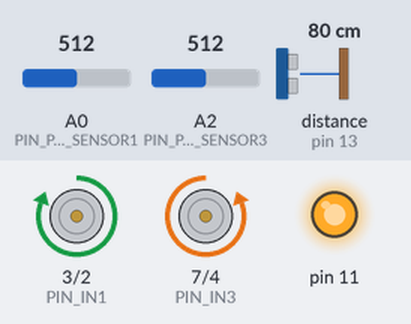
A sketch run on a simulated Arduino Uno, built with avr-gcc and run on an emulated ATmega328P. Shown: motor-driver pin pairs drawn as motors (green arrow = first pin HIGH = forward, orange = second pin HIGH = backward, longer = more drive, scaled by the enable pin), output pins drawn as LEDs (lit = HIGH). The test bench sets the inputs (shaded band); at power-on: A0 (PIN_PHOTO_SENSOR1) = 512, distance to the obstacle (sensor on pin 13) 80 cm, A2 (PIN_PHOTO_SENSOR3) = 512.

Above: at 1.2 s.
1.3 s: A0 (PIN_PHOTO_SENSOR1) set to 312
2.8 s: A0 (PIN_PHOTO_SENSOR1) set to 284
At 3.2 s:
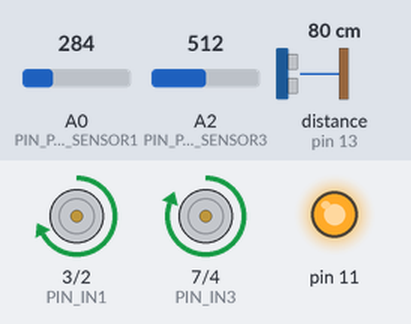
5.8 s: distance to the obstacle (sensor on pin 13) set to 64 cm
8.8 s: distance to the obstacle (sensor on pin 13) set to 56 cm
11.8 s: A2 (PIN_PHOTO_SENSOR3) set to 105
14.8 s: A2 (PIN_PHOTO_SENSOR3) set to 91
At 16.3 s:
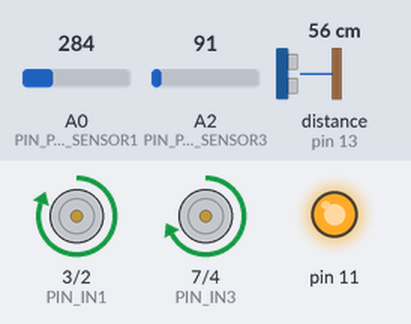
Timing chart, 0 to 18.8 s (numbered marks = the images above; inputs shaded):
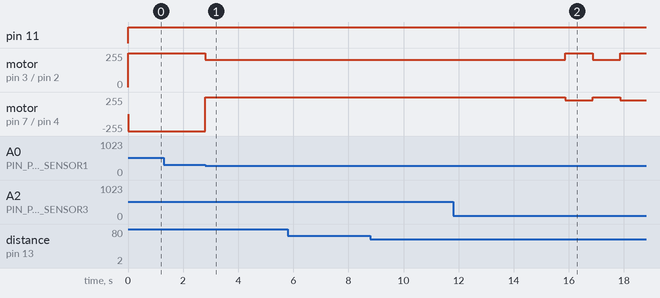

Measured:
- the behaviour switches between 300 and 299 on A0 (PIN_PHOTO_SENSOR1) (found by bisection; images 0 and 1)
- the behaviour switches between 100 and 99 on A2 (PIN_PHOTO_SENSOR3) (found by bisection; images 1 and 2)
- after the input at 1.3 s, every drawn part: stays the same
- after the input at 2.8 s, motor on pin 3 (PIN_IN1) / pin 2 (PIN_IN2): forward 255/255 → forward 205/255 at once; motor on pin 7 (PIN_IN3) / pin 4 (PIN_IN4): backward 255/255 → forward 255/255 at once
- after the input at 14.8 s, motor on pin 3 (PIN_IN1) / pin 2 (PIN_IN2): forward 205/255 → forward 255/255 after 1.1 s, → forward 205/255 1.0 s later, → forward 255/255 1.0 s later; motor on pin 7 (PIN_IN3) / pin 4 (PIN_IN4): forward 255/255 → forward 205/255 after 1.1 s, → forward 255/255 1.0 s later, → forward 205/255 1.0 s later

The sketch:

SUMO.ino
```cpp
#include <Ultrasonic.h>
#define PIN_PHOTO_SENSOR1 A0
#define PIN_PHOTO_SENSOR3 A2
#define PIN_ENA 6      // Вывод управления скоростью вращения мотора №1
#define PIN_ENB 5      // Вывод управления скоростью вращения мотора №2
#define PIN_IN1 3      // Вывод управления направлением вращения мотора №1
#define PIN_IN2 2      // Вывод управления направлением вращения мотора №1
#define PIN_IN3 7      // Вывод управления направлением вращения мотора №2
#define PIN_IN4 4      // Вывод управления направлением вращения мотора №2
uint8_t power = 255;   // Значение ШИМ (или скорости движения)
uint8_t power1 = 255;  // Значение ШИМ (или скорости врашения)
Ultrasonic ultrasonic(12, 13);
int distance;
int sensor1 = 300;  //срабатывание первого сенсора 700
int sensor3 =100;  //срабатывниие третьего сенсора 300
void setup() {
  pinMode(11, OUTPUT);
  Serial.begin(9600);
  // Установка всех управляющих пинов в режим выхода
  pinMode(PIN_ENA, OUTPUT);
  pinMode(PIN_ENB, OUTPUT);
  pinMode(PIN_IN1, OUTPUT);
  pinMode(PIN_IN2, OUTPUT);
  pinMode(PIN_IN3, OUTPUT);
  pinMode(PIN_IN4, OUTPUT);
  // Команда остановки двум моторам
}
void loop() {
  digitalWrite(11, HIGH);
  int sen1 = analogRead(PIN_PHOTO_SENSOR1);
  int sen3 = analogRead(PIN_PHOTO_SENSOR3);
  distance = ultrasonic.read();
  if (sen1 < sensor1) {                // Первый датчик (фоторезистор)
    analogWrite(PIN_ENA, power - 50);       // Устанавливаем скорость 1-го мотора
    analogWrite(PIN_ENB, power);            // Устанавливаем скорость 2-го мотора
    // Задаём направление для 1-го мотора
    digitalWrite(PIN_IN1, HIGH);
    digitalWrite(PIN_IN2, LOW);
    // Задаём направление для 2-го мотора
    digitalWrite(PIN_IN3, HIGH);
    digitalWrite(PIN_IN4, LOW);
    delay(1000);
  }
  if (sen3 < sensor3) {                // Второй датчик (фоторезистор)
    analogWrite(PIN_ENA, power);            // Устанавливаем скорость 1-го мотора
    analogWrite(PIN_ENB, power - 50);       // Устанавливаем скорость 2-го мотора
    // Задаём направление для 1-го мотора
    digitalWrite(PIN_IN1, HIGH);
    digitalWrite(PIN_IN2, LOW);
    // Задаём направление для 2-го мотора
    digitalWrite(PIN_IN3, HIGH);
    digitalWrite(PIN_IN4, LOW);
    delay(1000);
  }

  if (distance < 60) {
    analogWrite(PIN_ENA, power);  // Устанавливаем скорость 1-го мотора
    analogWrite(PIN_ENB, power);  // Устанавливаем скорость 2-го мотора
    // Задаём направление для 1-го мотора
    digitalWrite(PIN_IN1, LOW);    // Задаем направление для первого мотора
    digitalWrite(PIN_IN2, HIGH);
    digitalWrite(PIN_IN3, LOW);   // Задаем направление для второго мотора
    digitalWrite(PIN_IN4, HIGH);
    //if (distance < 5) {
      //digitalWrite(PIN_IN1, HIGH);  // команда остановки двух мотором
      //digitalWrite(PIN_IN2, HIGH);
      //digitalWrite(PIN_IN3, HIGH);
      //digitalWrite(PIN_IN4, HIGH);
      // Задаём направление для 1-го мотора
      //digitalWrite(PIN_IN1, LOW);
      //digitalWrite(PIN_IN2, HIGH);
      // Задаём направление для 2-го мотора
      //digitalWrite(PIN_IN3, HIGH);
      //digitalWrite(PIN_IN4, LOW);
      //delay(200);
    //}
  }

  else {
    analogWrite(PIN_ENA, power1);  // Устанавливаем скорость 1-го мотора
    analogWrite(PIN_ENB, power1);  // Устанавливаем скорость 2-го мотора
    digitalWrite(PIN_IN1, HIGH);    // Задаем направление для первого мотора
    digitalWrite(PIN_IN2, LOW);
    digitalWrite(PIN_IN3, LOW);   // Задаем направление для второго мотора
    digitalWrite(PIN_IN4, HIGH);
  }
}
```
